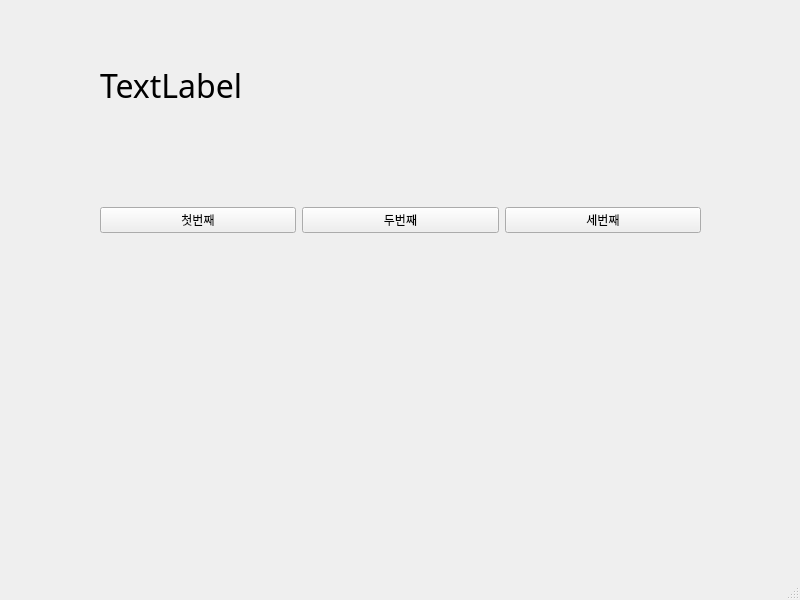
<?xml version="1.0" encoding="UTF-8"?>
<ui version="4.0">
 <class>MainWindow</class>
 <widget class="QMainWindow" name="MainWindow">
  <property name="geometry">
   <rect>
    <x>0</x>
    <y>0</y>
    <width>800</width>
    <height>600</height>
   </rect>
  </property>
  <property name="windowTitle">
   <string>MainWindow</string>
  </property>
  <widget class="QWidget" name="centralwidget">
   <widget class="QWidget" name="horizontalLayoutWidget">
    <property name="geometry">
     <rect>
      <x>100</x>
      <y>150</y>
      <width>601</width>
      <height>141</height>
     </rect>
    </property>
    <layout class="QHBoxLayout" name="horizontalLayout">
     <item>
      <widget class="QPushButton" name="pushButton_2">
       <property name="text">
        <string>첫번째</string>
       </property>
      </widget>
     </item>
     <item>
      <widget class="QPushButton" name="pushButton_3">
       <property name="text">
        <string>두번째</string>
       </property>
      </widget>
     </item>
     <item>
      <widget class="QPushButton" name="pushButton">
       <property name="text">
        <string>세번째</string>
       </property>
      </widget>
     </item>
    </layout>
   </widget>
   <widget class="QLabel" name="label">
    <property name="geometry">
     <rect>
      <x>100</x>
      <y>60</y>
      <width>601</width>
      <height>51</height>
     </rect>
    </property>
    <property name="font">
     <font>
      <family>굴림</family>
      <pointsize>24</pointsize>
     </font>
    </property>
    <property name="text">
     <string>TextLabel</string>
    </property>
   </widget>
  </widget>
  <widget class="QMenuBar" name="menubar">
   <property name="geometry">
    <rect>
     <x>0</x>
     <y>0</y>
     <width>800</width>
     <height>22</height>
    </rect>
   </property>
  </widget>
  <widget class="QStatusBar" name="statusbar"/>
 </widget>
 <resources/>
 <connections>
  <connection>
   <sender>pushButton_2</sender>
   <signal>clicked()</signal>
   <receiver>MainWindow</receiver>
   <slot>firstClick()</slot>
   <hints>
    <hint type="sourcelabel">
     <x>182</x>
     <y>237</y>
    </hint>
    <hint type="destinationlabel">
     <x>222</x>
     <y>298</y>
    </hint>
   </hints>
  </connection>
  <connection>
   <sender>pushButton_3</sender>
   <signal>clicked()</signal>
   <receiver>MainWindow</receiver>
   <slot>secondClick()</slot>
   <hints>
    <hint type="sourcelabel">
     <x>445</x>
     <y>239</y>
    </hint>
    <hint type="destinationlabel">
     <x>472</x>
     <y>302</y>
    </hint>
   </hints>
  </connection>
  <connection>
   <sender>pushButton</sender>
   <signal>clicked()</signal>
   <receiver>MainWindow</receiver>
   <slot>thirdClick()</slot>
   <hints>
    <hint type="sourcelabel">
     <x>593</x>
     <y>246</y>
    </hint>
    <hint type="destinationlabel">
     <x>656</x>
     <y>297</y>
    </hint>
   </hints>
  </connection>
 </connections>
 <slots>
  <slot>firstClick()</slot>
  <slot>secondClick()</slot>
  <slot>thirdClick()</slot>
 </slots>
</ui>
